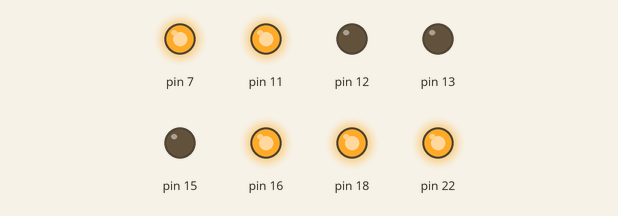
The program below on a simulated Raspberry Pi (header pin numbers). Shown: output pins drawn as LEDs (lit = HIGH). At 21.0 s the program stops and its outputs stay as they are.

Above: at 0.1 s.
At 5.1 s:
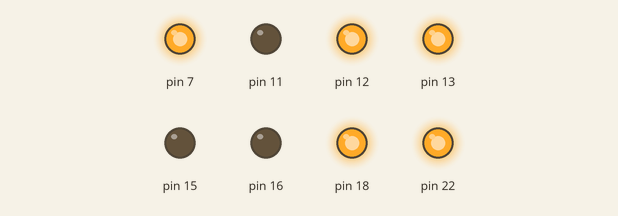
At 10.1 s:
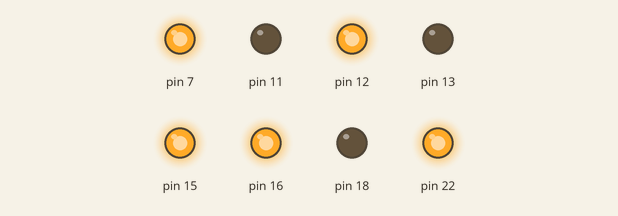
At 15.1 s:
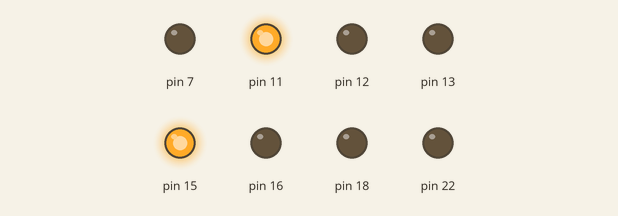
At 17.1 s:
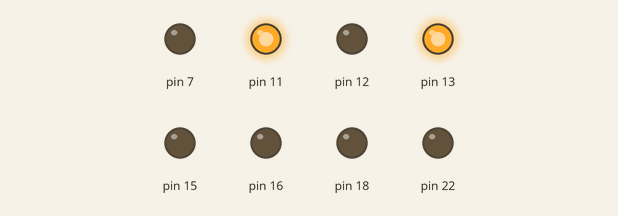
At 21.1 s:
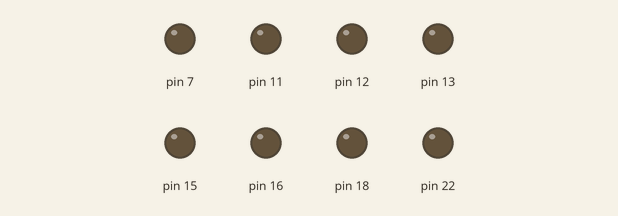
Timing chart, 0 to 22.5 s (numbered marks = the images above):
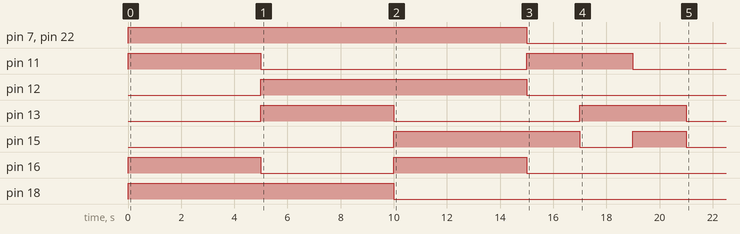

Measured:
- by itself, pin 7, pin 22: LOW → HIGH at 0.00 s, → LOW 15.0 s later
- by itself, pin 11: LOW → HIGH at 0.00 s, → LOW 5.0 s later, → HIGH 10.0 s later, → LOW 4.0 s later
- by itself, pin 12: LOW → HIGH at 5.0 s, → LOW 10.0 s later
- by itself, pin 13: LOW → HIGH at 5.0 s, → LOW 5.0 s later, → HIGH 7.0 s later, → LOW 4.0 s later
- by itself, pin 15: LOW → HIGH at 10.0 s, → LOW 7.0 s later, → HIGH 2.0 s later, → LOW 2.0 s later
- by itself, pin 16: alternates HIGH for 5.0 s and LOW for 5.0 s
- by itself, pin 18: LOW → HIGH at 0.00 s, → LOW 10.0 s later

The program:

rgbled-part1.py
```python
#!/usr/bin/python3
#rgbled-part1.py
import time
import RPi.GPIO as GPIO

#Setup Active states
#Common Cathode RGB-LEDs (Cathode=Active Low)
LED_ENABLE = 0; LED_DISABLE = 1
RGB_ENABLE = 1; RGB_DISABLE = 0
#HARDWARE SETUP
# P1
# 2[=====1=23=4==]26
# 1[===5=RGB=====]25
#LED CONFIG - Set GPIO Ports
LED1 = 12; LED2 = 16; LED3 = 18; LED4 = 22; LED5 = 7
LED = [LED1,LED2,LED3,LED4,LED5]
RGB_RED = 11; RGB_GREEN = 13; RGB_BLUE = 15
RGB = [RGB_RED,RGB_GREEN,RGB_BLUE]
#Mixed Colors
RGB_CYAN = [RGB_GREEN,RGB_BLUE]
RGB_MAGENTA = [RGB_RED,RGB_BLUE]
RGB_YELLOW = [RGB_RED,RGB_GREEN]
RGB_WHITE = [RGB_RED,RGB_GREEN,RGB_BLUE]
RGB_LIST = [RGB_RED,RGB_GREEN,RGB_BLUE,RGB_CYAN,
            RGB_MAGENTA,RGB_YELLOW,RGB_WHITE]

def led_setup():
  '''Setup the RGB-LED module pins and state.'''
  #Set up the wiring
  GPIO.setmode(GPIO.BOARD)
  # Setup Ports
  for val in LED:
    GPIO.setup(val, GPIO.OUT)
  for val in RGB:
    GPIO.setup(val, GPIO.OUT)
  led_clear()

def led_gpiocontrol(pins,state):
  '''This function will control the state of
  a single or multiple pins in a list.'''
  #determine if "pins" is a single integer or not
  if isinstance(pins,int):
    #Single integer - reference directly
    GPIO.output(pins,state)
  else:
    #if not, then cycle through the "pins" list
    for i in pins:
      GPIO.output(i,state)

def led_activate(led,color):
  '''Enable the selected led(s) and set the required color(s)
  Will accept single or multiple values'''
  #Enable led
  led_gpiocontrol(led,LED_ENABLE)
  #Enable color
  led_gpiocontrol(color,RGB_ENABLE)

def led_deactivate(led,color):
  '''Deactivate the selected led(s) and set the required
  color(s) will accept single or multiple values'''
  #Disable led
  led_gpiocontrol(led,LED_DISABLE)
  #Disable color
  led_gpiocontrol(color,RGB_DISABLE)

def led_time(led, color, timeon):
  '''Switch on the led and color for the timeon period'''
  led_activate(led,color)
  time.sleep(timeon)
  led_deactivate(led,color)

def led_clear():
  '''Set the pins to default state.'''
  for val in LED:
    GPIO.output(val, LED_DISABLE)
  for val in RGB:
    GPIO.output(val, RGB_DISABLE)

def led_cleanup():
  '''Reset pins to default state and release GPIO'''
  led_clear()
  GPIO.cleanup()

def main():
  '''Directly run test function.
  This function will run if the file is executed directly'''
  led_setup()
  led_time(LED1,RGB_RED,5)
  led_time(LED2,RGB_GREEN,5)
  led_time(LED3,RGB_BLUE,5)
  led_time(LED,RGB_MAGENTA,2)
  led_time(LED,RGB_YELLOW,2)
  led_time(LED,RGB_CYAN,2)

if __name__=='__main__':
  try:
    main()
  finally:
    led_cleanup()
#End
```
